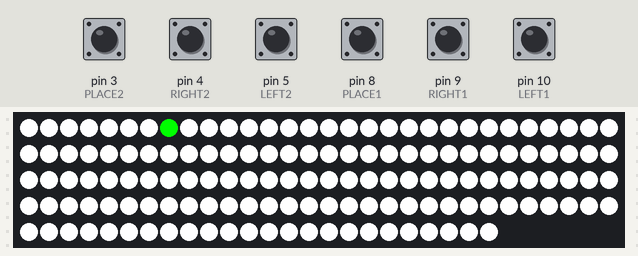
The sketch below on a simulated Arduino Uno, built with avr-gcc and run on an emulated ATmega328P. On the bench: 144 RGB LEDs in strip order, left to right, continuing on the next row. The test bench sets the inputs (shaded band); at power-on: pin 3 (PLACE2), pin 4 (RIGHT2), pin 5 (LEFT2), pin 8 (PLACE1), pin 9 (RIGHT1), pin 10 (LEFT1) HIGH.

Above: at 2.6 s.
2.7 s: pin 8 (PLACE1) pulled LOW for 0.75 s
5.1 s: pin 3 (PLACE2) pulled LOW for 0.75 s
8.1 s: pin 9 (RIGHT1) pulled LOW for 0.75 s
10.3 s: pin 8 (PLACE1) pulled LOW for 1 s
12.8 s: pin 4 (RIGHT2) pulled LOW for 0.75 s
15.0 s: pin 3 (PLACE2) pulled LOW for 1 s
Timing chart, 0 to 18.0 s (numbered marks = the images above; inputs shaded):
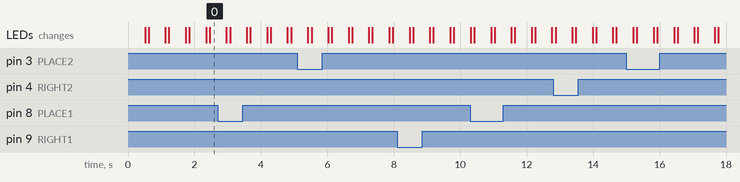

The sketch:

connect4.ino
```cpp
// python-build-start
// /opt/arduino-1.8.19/arduino
// arduino:avr:uno
// /dev/ttyACM0
// python-build-end

//LEDS
#include <FastLED.h>
#define NUM_LEDS    144
#define LED_PIN     13
long unsigned int prevTime = 0;
int resetDelay = 250;
CRGB leds[NUM_LEDS];

//Buttons
const char LEFT1 = 10;
const char RIGHT1 = 9;
const char LEFT2 = 5;
const char RIGHT2 = 4;
const char PLACE1 = 8;
const char PLACE2 = 3;

// Directions
#define DIR_UP    0
#define DIR_DOWN  1
#define DIR_LEFT  2
#define DIR_RIGHT 3

// Positions
int x_pos = 0;
int y_pos = 7;

// Gameboard
const char PIECE_X = 'x';
const char PIECE_O = 'o';
const char PIECE_EMPTY = '-';
int game[9][8];
bool winner;
char who;


// --#--#--
// --#--#--
// ########
// --#--#--
// --#--#--
// ########
// --#--#--
// --#--#--

// LED grid mappings
int board_side_1[9][8] = { {0, 1, 2, 3, 4, 5, 6, 7},
                           {15, 14, 13, 12, 11, 10, 9, 8},
                           {16, 17, 18, 19, 20, 21, 22, 23},
                           {31, 30, 29, 28, 27, 26, 25, 24},
                           {32, 33, 34, 35, 36, 37, 38, 39},
                           {47, 46, 45, 44, 43, 42, 41, 40},
                           {48, 49, 50, 51, 52, 53, 54, 55},
                           {63, 62, 61, 60, 59, 58, 57, 56},
                           {64, 65, 66, 67, 68, 69, 70, 71} };

int board_side_2[9][8] = { {136, 137, 138, 139, 140, 141, 142, 143},
                           {135, 134, 133, 132, 131, 130, 129, 128},
                           {120, 121, 122, 123, 124, 125, 126, 127},
                           {119, 118, 117, 116, 115, 114, 113, 112},
                           {104, 105, 106, 107, 108, 109, 110, 111},
                           {103, 102, 101, 100, 99, 98, 97, 96},
                           {88, 89, 90, 91, 92, 93, 94, 95},
                           {87, 86, 85, 84, 83, 82, 81, 80},
                           {72, 73, 74, 75, 76, 77, 78, 79} };

CRGB oColor = CRGB(255, 0, 0); // red
CRGB xColor = CRGB(0, 0, 255); // blue
CRGB wColor = CRGB(255, 255, 255); // white
CRGB eColor = CRGB(0, 0, 0); // clear/empty
CRGB gColor = CRGB(0, 255, 0); //green

void setup() {
    // reset positions
    x_pos = 0;
    y_pos = 7;
    winner = false;
    who = PIECE_X;

    // setup buttons
    pinMode(LEFT1, INPUT_PULLUP);
    pinMode(RIGHT1, INPUT_PULLUP);
    pinMode(LEFT2, INPUT_PULLUP);
    pinMode(RIGHT2, INPUT_PULLUP);
    pinMode(PLACE1, INPUT_PULLUP);
    pinMode(PLACE2, INPUT_PULLUP);

    // setup ws2812b leds
    FastLED.addLeds<WS2812, LED_PIN, GRB>(leds, NUM_LEDS);

    // reset led board to be empty
    for (int i = 0; i < 9; i++) {
        for (int j = 0; j < 8; j++) {
            leds[board_side_1[i][j]] = wColor;
            leds[board_side_2[i][j]] = wColor;
        }
    }

    // reset game to be empty
    for (int i = 0; i < 9; i++) {
        for (int j = 0; j < 8; j++) {
            game[i][j] = PIECE_EMPTY;
        }
    }
}

char opposite(char piece) {
// Return opposite of PIECE

    if (piece == PIECE_X) {
        return PIECE_O;
    }
    return PIECE_X;
}

void place() {
// Place WHO at X_POS, Y_POS
  bool placed = false;
  for (int i = 0; i < 8; i++) {
      if (game[x_pos][i] == PIECE_EMPTY) {
          if (who == PIECE_X) {
              leds[board_side_1[x_pos][i]] = xColor;
              leds[board_side_2[x_pos][i]] = xColor;
              game[x_pos][i] = PIECE_X;
          } else {
              leds[board_side_1[x_pos][i]] = oColor;
              leds[board_side_2[x_pos][i]] = oColor;
              game[x_pos][i] = PIECE_O;
          }
          FastLED.show();
          placed = true;
          break;
      }
  }

  if (!placed) {
      if (who == PIECE_X) {
          bluecursor();
      }
      else {
          redcursor();
      }
  }

  //add check for win here later
  if (checkForWin(who)) {
      winner = true;
  } else {
      who = opposite(who);
  }
  return;
}

bool checkForWin(char player) {
// Check if there is a win for player.
  // horizontalCheck
  for (int i = 0; i < 6; i++){
      for (int j = 0; j < 8; j++){
          if (game[i][j] == player && game[i][j+1] == player && game[i][j+2] == player && game[i][j+3] == player){
              return true;
          }
      }
  }
  // verticalCheck
  for (int i = 0; i < 9; i++){
      for (int j = 0; j < 5; j++){
          if (game[i][j] == player && game[i+1][j] == player && game[i+2][j] == player && game[i+3][j] == player){
              return true;
          }
      }
  }
  // ascendingDiagonalCheck
  for (int i=3; i < 9; i++){
      for (int j=0; j < 5; j++){
          if (game[i][j] == player && game[i-1][j+1] == player && game[i-2][j+2] == player && game[i-3][j+3] == player)
              return true;
      }
  }
  // descendingDiagonalCheck
  for (int i=3; i < 9; i++){
      for (int j=3; j < 8; j++){
          if (game[i][j] == player && game[i-1][j-1] == player && game[i-2][j-2] == player && game[i-3][j-3] == player)
              return true;
      }
  }
  return false;
}


void winnerblink() {
  //modify to blink only winning squares later
  if (winner) {
    for (int i = 0; i < NUM_LEDS; i++) {
      if (who == PIECE_X) {
        leds[i] = xColor;
      }
      else {
        leds[i] = oColor;
      }
    }
    FastLED.show();
  }
  return;
}

void redcursor() {
  bool placed = false;
  while (!placed) {
      redblink();
      if (digitalRead(LEFT2) == LOW) {
          long unsigned int currTime = millis();
          if (currTime - prevTime > 10) {
              x_pos = max(x_pos-1, 0);
          }
          prevTime = currTime;
      }
      else if (digitalRead(RIGHT2) == LOW) {
          long unsigned int currTime = millis();
          if (currTime - prevTime > 10) {
              x_pos = min(x_pos+1, 8);
          }
          prevTime = currTime;
      }
      else if (digitalRead(PLACE2) == LOW) {
          long unsigned int currTime = millis();
          if (currTime - prevTime > 10) {
              place();
          }
          prevTime = currTime;
          placed = true;
      }
  }
  return;
}

void bluecursor() {
  bool placed = false;
  while (!placed) {
      blueblink();
      if (digitalRead(LEFT1) == LOW) {
          long unsigned int currTime = millis();
          if (currTime - prevTime > 10) {
              x_pos = max(x_pos-1, 0);
          }
          prevTime = currTime;
      }
      else if (digitalRead(RIGHT1) == LOW) {
          long unsigned int currTime = millis();
          if (currTime - prevTime > 10) {
              x_pos = min(x_pos+1, 8);
          }
          prevTime = currTime;
      }
      else if (digitalRead(PLACE1) == LOW) {
          long unsigned int currTime = millis();
          if (currTime - prevTime > 10) {
              place();
          }
          prevTime = currTime;
          placed = true;
      }
  }
  return;
}

void redblink() {
    if (game[x_pos][y_pos] == PIECE_EMPTY) {
      leds[board_side_2[x_pos][y_pos]] = gColor;
      FastLED.show();
      delay(500);
      leds[board_side_2[x_pos][y_pos]] = wColor;
      FastLED.show();
      delay(100);
    }
    return;
}

void blueblink() {
    if (game[x_pos][y_pos] == PIECE_EMPTY) {
      leds[board_side_1[x_pos][y_pos]] = gColor;
      FastLED.show();
      delay(500);
      leds[board_side_1[x_pos][y_pos]] = wColor;
      FastLED.show();
      delay(100);
    }
    return;
}

void loop() {
    if (!winner) {
      bluecursor();
      if (winner) {
          delay(2000);
          winnerblink();
          delay(3000);
          reset();
          bluecursor();
      }
      redcursor();
      if (winner) {
          delay(2000);
          winnerblink();
          delay(3000);
          reset();
      }
    }
}

void reset() {
  winner = false;
  who = PIECE_X;
  x_pos = 0;
  y_pos = 7;

  // reset led board to be empty
  for (int i = 0; i < 9; i++) {
      for (int j = 0; j < 8; j++) {
          leds[board_side_1[i][j]] = wColor;
          leds[board_side_2[i][j]] = wColor;
      }
  }

  // reset game to be empty
  for (int i = 0; i < 9; i++) {
      for (int j = 0; j < 8; j++) {
          game[i][j] = PIECE_EMPTY;
      }
  }
}
```
